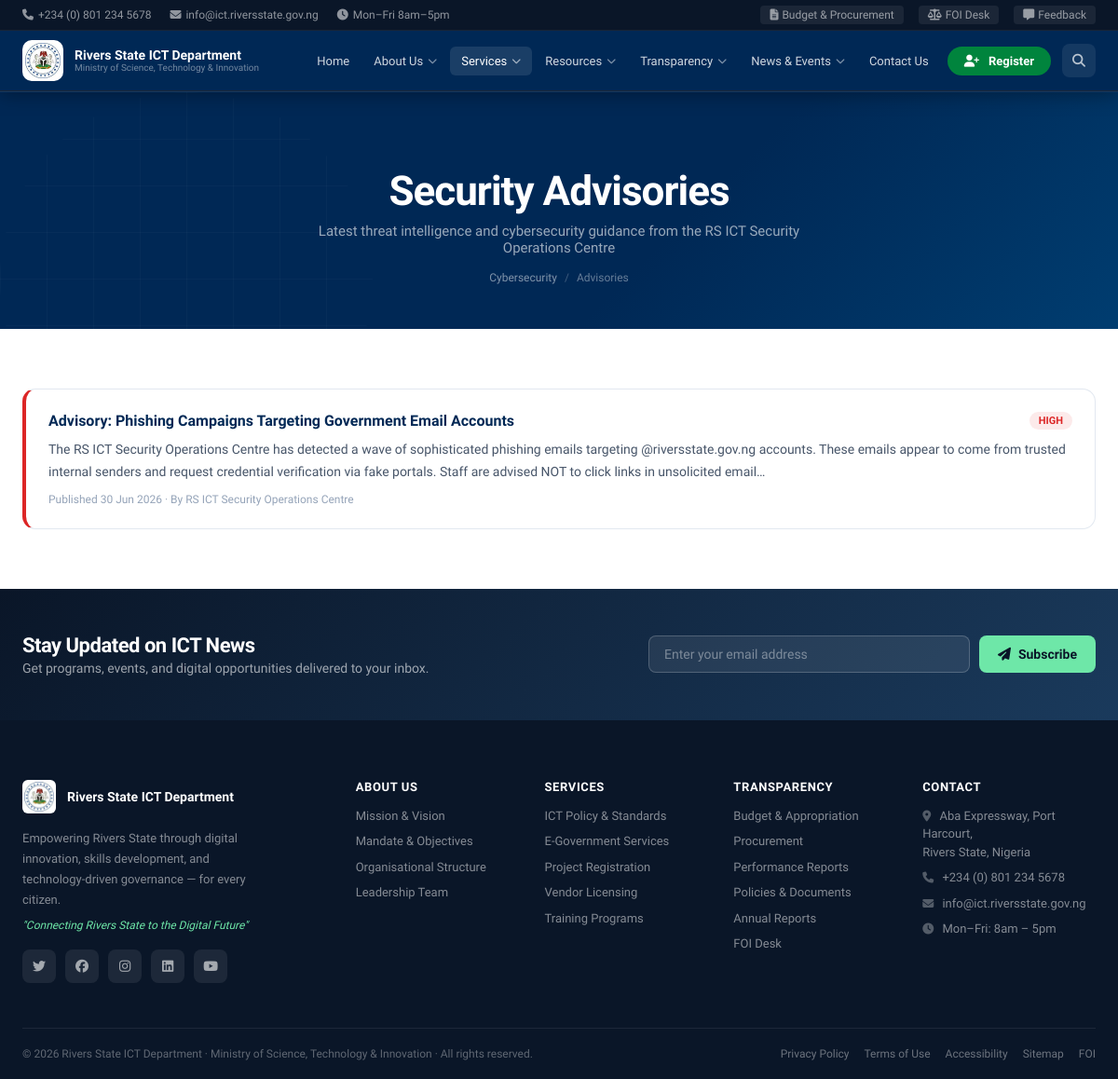
Screenshot of /services/cybersecurity/advisories with the database file from the repository.
### app/models/models.py (models this page shows)
class Base(DeclarativeBase):
    pass

class SecurityAdvisory(Base):
    __tablename__ = "security_advisories"
    id = Column(Integer, primary_key=True)
    title = Column(String(300), nullable=False); content = Column(Text, nullable=False)
    severity = Column(Enum(IncidentSeverity), default=IncidentSeverity.medium)
    is_published = Column(Boolean, default=False); published_at = Column(DateTime)
    created_at = Column(DateTime, default=datetime.utcnow); author = Column(String(200))

### app/routers/services_all.py (the view)
@cyber_router.get("/advisories", response_class=HTMLResponse)
async def cyber_advisories(request: Request, db: AsyncSession = Depends(get_db)):
    user = await get_current_user(request, db)
    advisories = (await db.execute(
        select(SecurityAdvisory).where(SecurityAdvisory.is_published == True).order_by(SecurityAdvisory.published_at.desc())
    )).scalars().all()
    return templates.TemplateResponse(request, "services/cybersecurity/advisories.html", {
        "request": request, "page": "services", "user": user, "advisories": advisories
    })

### app/templates/services/cybersecurity/advisories.html (shortened to what this page needs)
{% extends "base.html" %}
{% block content %}
<div class="page-header"><div class="ph-inner">
  <h1>Security Advisories</h1>
  <p>Latest threat intelligence and cybersecurity guidance from the RS ICT Security Operations Centre</p>
  <div class="breadcrumb"><a href="/services/cybersecurity">Cybersecurity</a><span class="sep">/</span><span>Advisories</span></div>
</div></div>
<section class="section"><div class="section-inner">
  {% set sev_color = {"low":"#059669","medium":"#d97706","high":"#dc2626","critical":"#7f1d1d"} %}
  {% if advisories %}
  <div style="display:flex;flex-direction:column;gap:16px">
    {% for a in advisories %}
    <div style="background:white;border:1px solid var(--gray-200);border-radius:14px;padding:24px;border-left:4px solid {{ sev_color.get(a.severity.value,'#6b7280') }}">
      <div style="display:flex;justify-content:space-between;align-items:start;flex-wrap:wrap;gap:10px;margin-bottom:10px">
        <h3 style="font-size:16px;font-weight:700;color:var(--navy)">{{ a.title }}</h3>
        <span style="background:{{ sev_color.get(a.severity.value,'#6b7280') }}18;color:{{ sev_color.get(a.severity.value,'#6b7280') }};font-size:11px;font-weight:700;padding:3px 10px;border-radius:50px;text-transform:uppercase;flex-shrink:0">{{ a.severity.value }}</span>
      </div>
      <p style="font-size:14px;color:var(--gray-600);line-height:1.7">{{ a.content[:300] }}{% if a.content|length > 300 %}…{% endif %}</p>
      <div style="font-size:12px;color:var(--gray-400);margin-top:10px">Published {{ a.published_at.strftime("%d %b %Y") if a.published_at else "N/A" }}{% if a.author %} · By {{ a.author }}{% endif %}</div>
    </div>
    {% endfor %}
  </div>
  {% else %}
  <div style="text-align:center;padding:80px 0;color:var(--gray-400)"><i class="fas fa-shield-alt" style="font-size:48px;display:block;margin-bottom:16px;opacity:.3"></i><p>No advisories published yet.</p></div>
  {% endif %}
</div></section>
{% endblock %}

### app/static/css/main.css (style rules this page uses)
:root { --navy: #002855; --blue: #0057B8; --blue-mid: #1a73e8; --blue-light: #e8f1fb; --blue-xlight: #f0f7ff; --green: #00843D; --green-light: #e6f5ed; --green-mid: #00a84f; --gold: #D4A017; --white: #ffffff; --off-white: #f8fafd; --gray-50: #f9fafb; --gray-100: #f1f5f9; --gray-200: #e2e8f0; --gray-400: #94a3b8; --gray-600: #475569; --gray-800: #1e293b; --font-display: 'Sora', sans-serif; --font-serif: 'Libre Baskerville', serif; --shadow-xs: 0 1px 4px rgba(0,40,88,0.06); --shadow-sm: 0 2px 8px rgba(0,40,88,0.08); --shadow-md: 0 8px 32px rgba(0,40,88,0.12); --shadow-lg: 0 20px 60px rgba(0,40,88,0.18); --shadow-xl: 0 32px 80px rgba(0,40,88,0.22); --radius: 12px; --radius-lg: 20px; --radius-xl: 28px; --transition: all 0.3s cubic-bezier(0.4,0,0.2,1); --transition-fast: all 0.18s ease; }
*, *::before, *::after { box-sizing: border-box; margin: 0; padding: 0; }
html { scroll-behavior: smooth; font-size: 16px; }
body { font-family: var(--font-display); color: var(--gray-800); background: var(--white); overflow-x: hidden; }
.page-header { background: linear-gradient(135deg, var(--navy) 0%, #004080 100%); padding: 140px 24px 64px; color: white; text-align: center; position: relative; overflow: hidden; }
.page-header::before { content: ''; position: absolute; top: -100px; right: -100px; width: 400px; height: 400px; border-radius: 50%; background: radial-gradient(circle, rgba(0,132,61,0.15), transparent 70%); }
.page-header h1 { font-size: clamp(28px, 5vw, 44px); font-weight: 800; letter-spacing: -1px; margin-bottom: 12px; position: relative; }
.page-header p { font-size: 16px; color: rgba(255,255,255,0.72); max-width: 520px; margin: 0 auto 20px; position: relative; }
.breadcrumb { display: flex; align-items: center; gap: 8px; justify-content: center; font-size: 13px; color: rgba(255,255,255,0.45); position: relative; }
.breadcrumb a { color: rgba(255,255,255,0.45); text-decoration: none; }
.breadcrumb .sep { color: rgba(255,255,255,0.25); }
.ph-inner { max-width: 1280px; margin: 0 auto; padding: 0 24px; }
.page-header { margin-top: 99px; }
.section { padding: 80px 24px; }
.section-inner { max-width: 1280px; margin: 0 auto; }
.section { padding: 64px 0; }
.section-inner { max-width: 1280px; margin: 0 auto; padding: 0 24px; }

### app/templates/base.html (style rules this page uses)
.page-header { background:linear-gradient(135deg,var(--navy) 0%,#002855 60%,#003d70 100%);padding:80px 0 48px;margin-top:99px;position:relative;overflow:hidden; }
.page-header::before { content:'';position:absolute;inset:0;background-image:linear-gradient(rgba(255,255,255,.025) 1px,transparent 1px),linear-gradient(90deg,rgba(255,255,255,.025) 1px,transparent 1px);background-size:50px 50px; }
.page-header .ph-inner { max-width:1280px;margin:0 auto;padding:0 24px;position:relative;z-index:1; }
.page-header h1 { font-size:clamp(26px,4vw,44px);font-weight:800;color:white;letter-spacing:-1px;margin-bottom:8px; }
.page-header p { font-size:15px;color:rgba(255,255,255,.6);margin-bottom:16px; }
.breadcrumb { display:flex;align-items:center;gap:8px;font-size:12px;color:rgba(255,255,255,.4); }
.breadcrumb a { color:rgba(255,255,255,.5);text-decoration:none; }
.breadcrumb .sep { color:rgba(255,255,255,.25); }

### rows the page displays
SecurityAdvisory: title "Advisory: Phishing Campaigns Targeting Government Email Accounts", severity.value "HIGH", content "The RS ICT Security Operations Centre has detected a wave of sophisticated phishing emails targeting @riversstate.gov.ng accounts. These emails appear to come from trusted internal senders and request credential verification via fake portals. Staff are advised NOT to click links in unsolicited email", published_at "30 Jun 2026", author "RS ICT Security Operations Centre"
